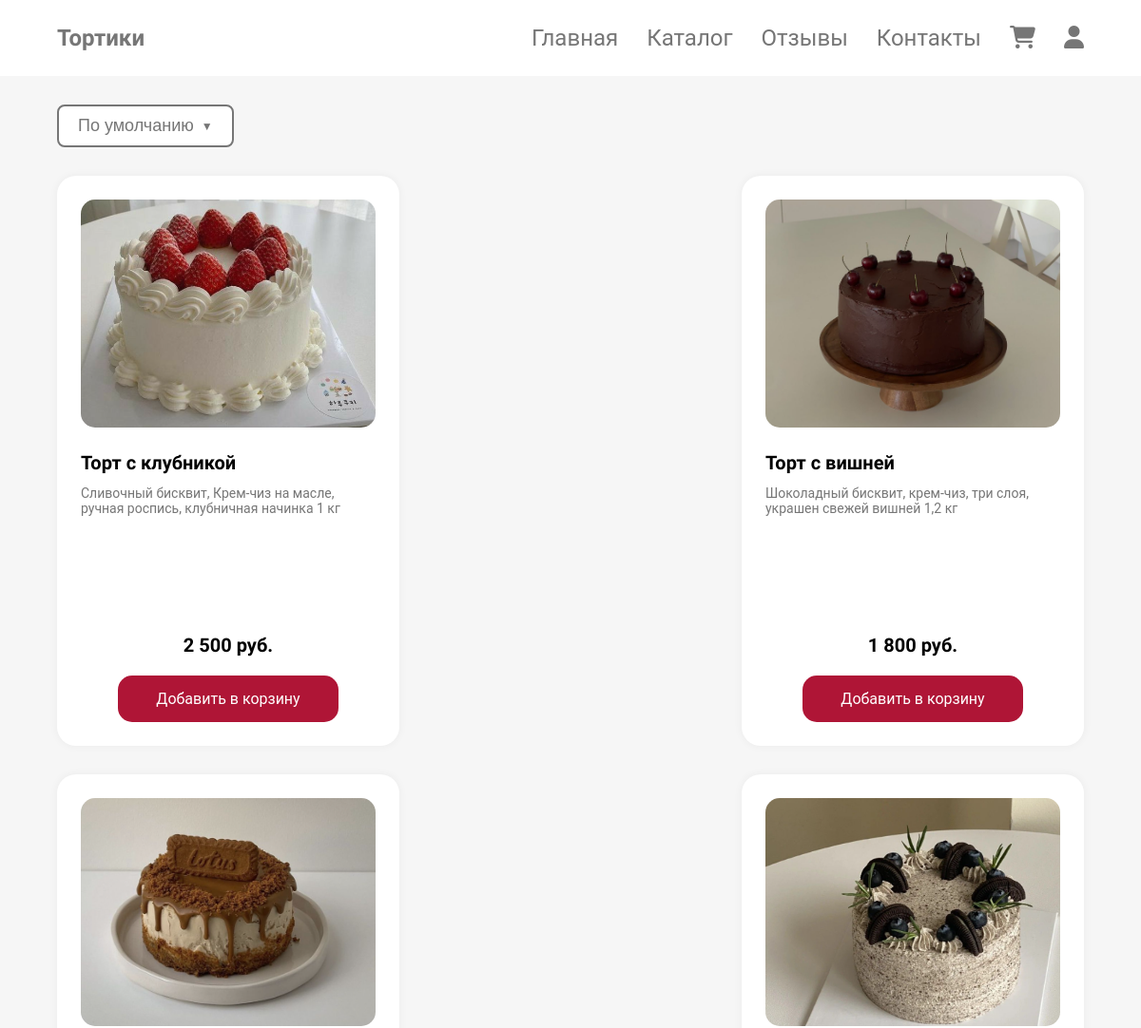
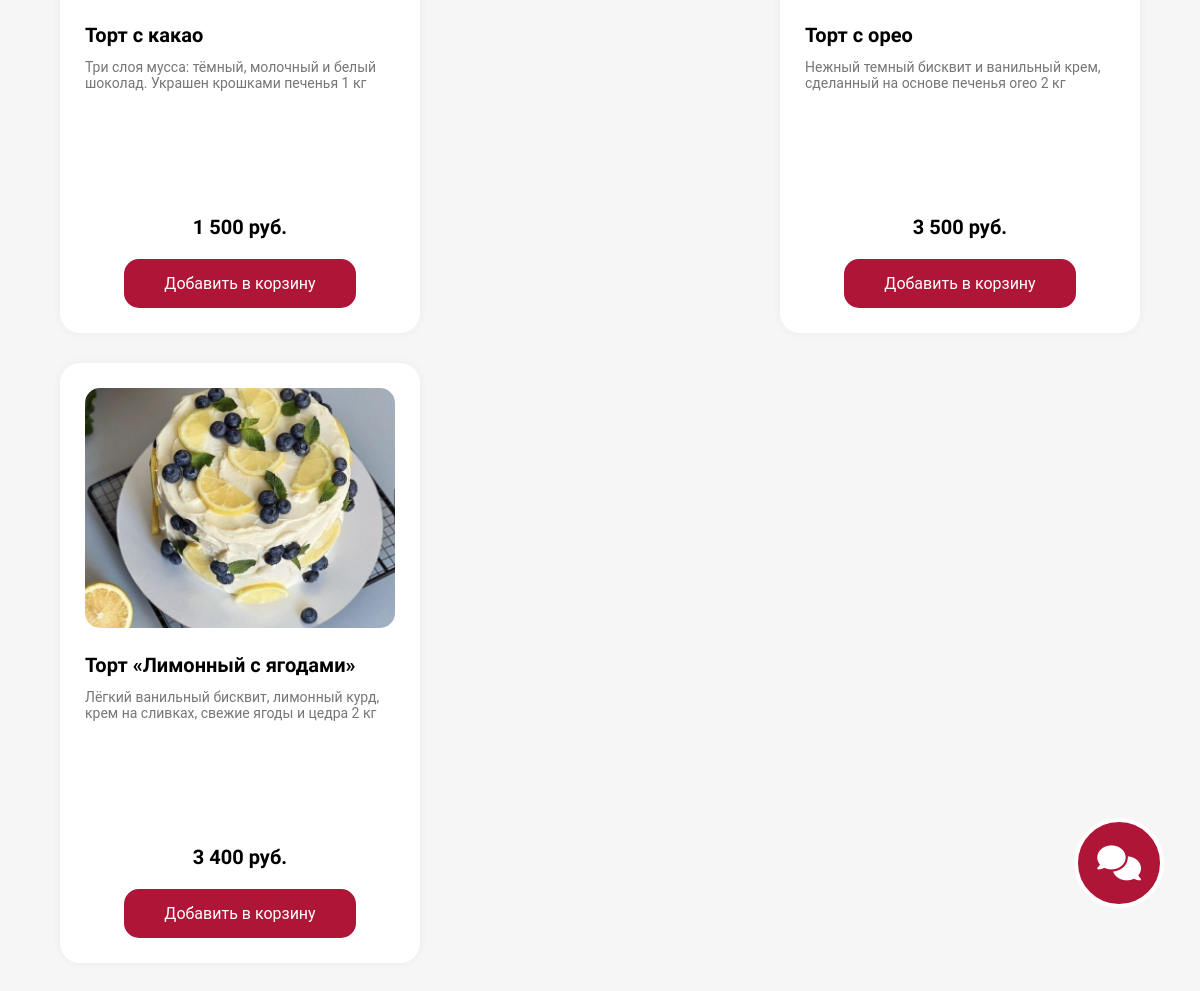
Page /cakes/catalog (signed in) on the committed database (2 pictures, top to bottom).
### cakes/models.py (models this page shows, shortened)
class CakeCard(models.Model):
    image = models.ImageField(upload_to='chat_images/')
    name = models.CharField(max_length=50)
    description = models.TextField()
    price = models.DecimalField(max_digits=10, decimal_places=2)

### cakes/views.py (the view)
# urls.py: path('catalog', views.catalog, name='catalog'),
def catalog(request):
    cards = CakeCard.objects.all()
    return render(request, 'cakes/catalog.html', {'cards': cards} )

### cakes/templates/cakes/catalog.html (shortened to what this page needs)
{% extends 'main/layout.html' %}
{% load static %}
{% load humanize %}
{% block css-file %}{% static 'main/css/main.css' %}{% endblock %}
{% block content %}
<div class="wrap">
        <div class="dropdown">
          <button class="dropbtn">
            По умолчанию <span class="arrow">▼</span>
          </button>
        </div>
      <div class="catalog1">
        {% for el in cards %}
        <div class="card1" data-price="{{ el.price }}" data-popularity="97" data-cake-id="{{ el.id }}">
          <div class="card-img" style="background-image: url('{{ el.image.url }}')"></div>
          <h3>{{ el.name }}</h3>
          <p>{{ el.description }}</p>
          <div class="price">{{ el.price|floatformat:0|intcomma }} руб.</div>
          <div class="card-footer">
            {% if user.is_authenticated  %}
            <a href="{% url 'add_to_cart' el.id %}" class="add-btn add-to-cart"
               data-id="{{ el.id }}"
               data-name="{{ el.name }}"
               data-image="{{ el.image.url }}"
               data-price="{{ el.price }}">
               Добавить в корзину
            </a>
            {% else %}
            <a href="{% url 'login' %}" class="guest-btn add-to-cart">
                Добавить в корзину
            </a>
            {% endif %}
          </div>
        </div>
        {% endfor %}
      </div>
</div>
{% endblock %}

### main/static/main/css/main.css (style rules this page uses)
:root { --font1: 'Comfortaa', sans-serif; --font2: 'Roboto', sans-serif; --main-color: #AF1536; --backgroung-color: #F6F6F6; --menu-text-color: #767676; }
html { scroll-behavior: smooth; }
*, *::before, *::after { box-sizing: border-box; }
body { font-family: var(--font2); background-color: var(--backgroung-color); margin: 0; }
.wrap { margin: 0% 5%; }
.dropdown { position: relative; display: inline-block; font-family: var(--font2); padding-top: 110px; }
.dropbtn { background-color: white; color: var(--menu-text-color); padding: 10px 20px; font-size: 18px; border: 2px solid var(--menu-text-color); border-radius: 8px; cursor: pointer; display: flex; align-items: center; gap: 8px; }
.arrow { font-size: 12px; }
.catalog1 { padding-top: 30px; display: grid; grid-template-columns: repeat(auto-fill, 360px); justify-content: space-between; gap: 30px; padding-bottom: 50px; }
.card1 { background-color: white; border-radius: 20px; padding: 25px; box-shadow: 0 0 10px rgba(0,0,0,0.05); display: flex; flex-direction: column; align-items: center; width: 100%; max-width: 360px; height: 600px; box-sizing: border-box; margin: 0 auto; }
.card-img { width: 100%; height: 240px; background-color: var(--menu-text-color); background-size: cover; background-position: center; border-radius: 15px; margin-bottom: 25px; }
.card1 h3 { margin: 0 0 12px; font-size: 20px; text-align: left; font-family: var(--font1); width: 100%; }
.card1 p { font-size: 14px; color: var(--menu-text-color); text-align: left; margin: 0 0 12px; flex-grow: 1; overflow-wrap: anywhere; word-break: break-word; }
.price { font-weight: bold; margin-bottom: 10px; font-family: var(--font1); font-size: 20px; }
.card-footer { display: flex; flex-direction: column; align-items: flex-start; }
.add-to-cart { padding: 15px 40px; border-radius: 15px; background-color: var(--main-color); border: none; color: white; cursor: pointer; font-size: 16px; margin-top: 10px; text-decoration: none; }
.price { font-weight: bold; font-size: 20px; }

### rows in the picture
CakeCard: image (picture), name "Торт с клубникой", description "Сливочный бисквит, Крем-чиз на масле, ручная роспись, клубничная начинка 1 кг", price "2 500"
CakeCard: image (picture), name "Торт с вишней", description "Шоколадный бисквит, крем-чиз, три слоя, украшен свежей вишней 1,2 кг", price "1 800"
CakeCard: image (picture), name "Торт с какао", description "Три слоя мусса: тёмный, молочный и белый шоколад. Украшен крошками печенья 1 кг", price "1 500"
CakeCard: image (picture), name "Торт с орео", description "Нежный темный бисквит и ванильный крем, сделанный на основе печенья oreo 2 кг", price "3 500"
CakeCard: image (picture), name "Торт «Лимонный с ягодами»", description "Лёгкий ванильный бисквит, лимонный курд, крем на сливках, свежие ягоды и цедра 2 кг", price "3 400"
